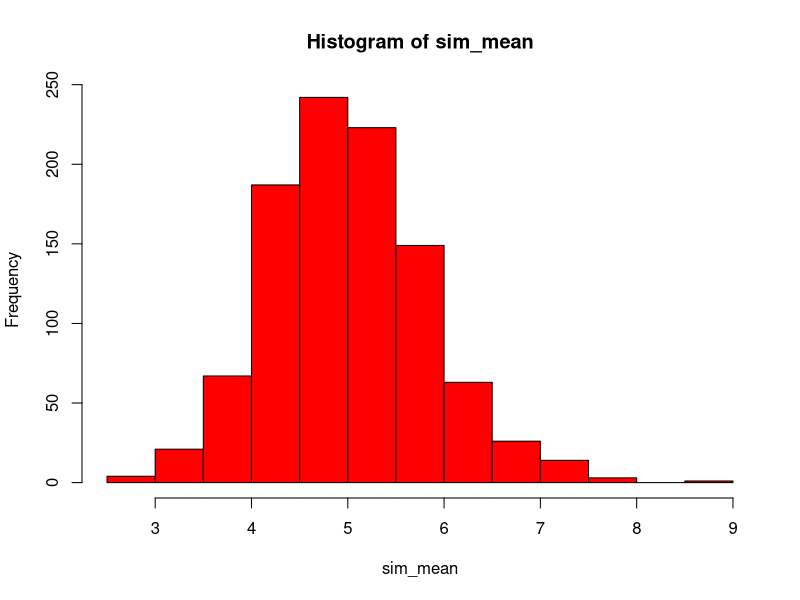
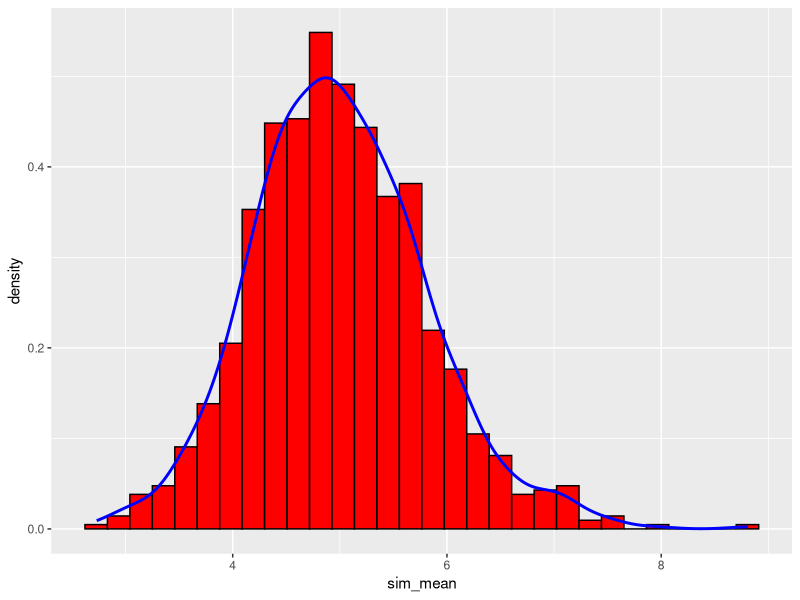
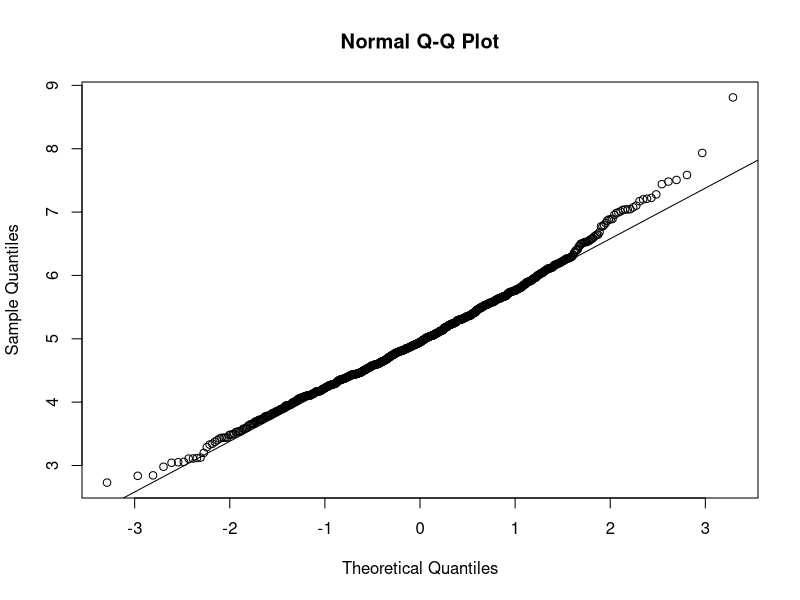

The R script that drew these images, in order:
## ---- chunk 1
#load the plotting library
library(ggplot2)

#variables that control the simulation
no_sim <- 1000
lambda <- 0.2
n <- 40

set.seed(234)

#Create a matrix of 1000 rows with the columns corresponding to random simulation 40 times
sim_matrix <- matrix(rexp(no_sim * n, rate=lambda), no_sim, n)
sim_mean <- rowMeans(sim_matrix)
## ---- chunk 2
hist(sim_mean, col = "red")
## ---- chunk 3
mean_data <- mean(sim_mean)
theory_mean <- 1/lambda
## ---- chunk 4
actual_var <- var(sim_mean)
theory_var <- (1/lambda)^2/n
variances <-  c(actual_var,theory_var)
variances

## ---- chunk 5
plotdata <- data.frame(sim_mean);
m <- ggplot(plotdata, aes(x =sim_mean))
m <- m + geom_histogram(aes(y=..density..), colour="black",
fill = "red")
m + geom_density(colour="blue", size=1);
## ---- chunk 6
actual_conf_interval <- round (mean(sim_mean) + c(-1,1)*1.96*sd(sim_mean)/sqrt(n),3)
theory_conf_interval <- theory_mean + c(-1,1)*1.96*sqrt(theory_var)/sqrt(n);
## ---- chunk 7
qqnorm(sim_mean); qqline(sim_mean)
